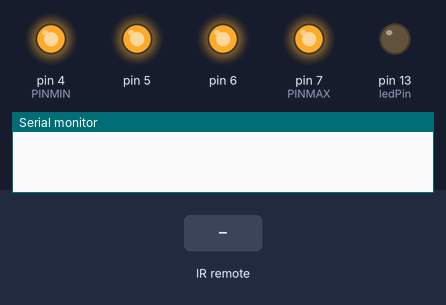
This sketch was run on a simulated Arduino Uno, built with avr-gcc and run on an emulated ATmega328P. On the bench: output pins drawn as LEDs (lit = HIGH), the last lines printed to the serial monitor. The test bench sets the inputs (shaded band).

Above: at 1.2 s.
1.3 s: infrared code 0xB361D78B received
At 2.4 s:
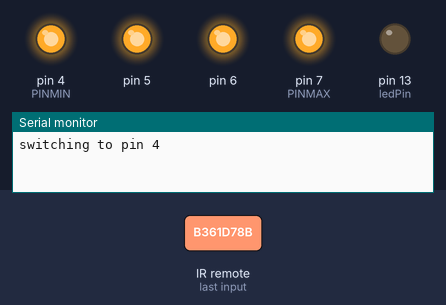
2.8 s: infrared code 0x99FC8EAF received
At 3.6 s:
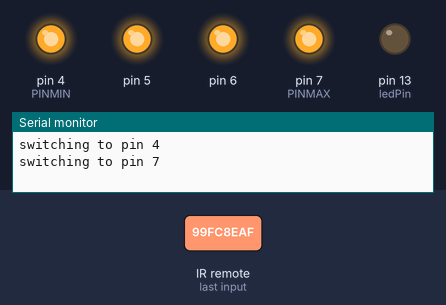
4.3 s: infrared code 0x850576C6 received
At 4.7 s:
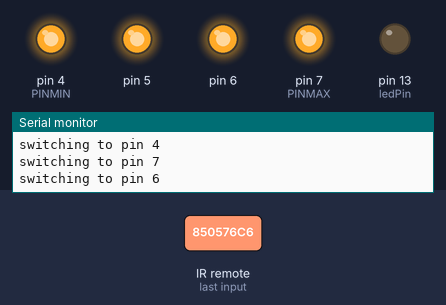
Timing chart, 0 to 7.3 s (numbered marks = the images above; inputs shaded):
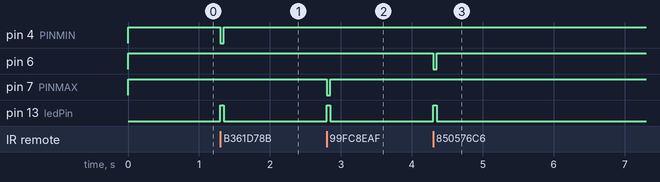

Measured:
- after the input at 1.3 s, pin 4 (PINMIN): HIGH → LOW at once, → HIGH 0.05 s later; pin 13 (ledPin): LOW → HIGH at once, → LOW 0.05 s later
- after the input at 2.8 s, pin 7 (PINMAX): HIGH → LOW at once, → HIGH 0.05 s later; pin 13 (ledPin): LOW → HIGH at once, → LOW 0.05 s later
- after the input at 4.3 s, pin 6: HIGH → LOW at once, → HIGH 0.05 s later; pin 13 (ledPin): LOW → HIGH at once, → LOW 0.05 s later

The sketch:

usbswitchremote.ino
```cpp
#include <IRremote.h>
#include <IRremoteInt.h>


// constants won't change. They're used here to set pin numbers:
const int ledPin =  LED_BUILTIN;      // the number of the LED pin
const int PINMIN = 4;
const int PINMAX = 7;
const int PINIR = 11;

const long IR_CableA = 2495;
const long IR_CableB = 447;
const long IR_GameA = 3009533835;
const long IR_GameB = 2733336051;
const long IR_Aux1A = 2583465647;
const long IR_Aux1B = 2307267863;
const long IR_Aux2A = 2231727814;
const long IR_Aux2B = 720141854;

String inputString = "";         // a String to hold incoming data
bool stringComplete = false;  // whether the string is complete

IRrecv irrecv(PINIR);     // create instance of 'irrecv'
decode_results irDecodeResult;      // create instance of 'decode_results'


void setup() {
  Serial.begin(9600);
  // reserve 200 bytes for the inputString:
  inputString.reserve(200);
  // initialize the LED pin as an output:
  pinMode(ledPin, OUTPUT);

  // IR setup
  irrecv.enableIRIn();

  // initialize output pins
  for( int i=PINMIN; i <= PINMAX; i++ )
  {
    pinMode(i,OUTPUT);
    digitalWrite(i, HIGH);
  }

}

void loop()
{
  if( irrecv.decode(&irDecodeResult)) // have we received an IR signal?
  {
    translateIR(irDecodeResult);
    irrecv.resume();
  }

  if (stringComplete)
  {
    stringComplete = false;
    processCommCommand();
  }
}

void fakePush(int pin)
{
    digitalWrite(ledPin, HIGH);
    Serial.print("switching to pin " );
    Serial.print(pin);
    Serial.print("\n");
    digitalWrite(pin, LOW);
    delay(50);
    digitalWrite(pin, HIGH);
    digitalWrite(ledPin, LOW);
}

void translateIR(decode_results& ir)
{
  switch(ir.value)
  {
    case IR_GameA:
    case IR_GameB:
      fakePush(PINMIN);
      break;
    case IR_CableA:
    case IR_CableB:
      fakePush(PINMIN + 1);
      break;
    case IR_Aux2A:
    case IR_Aux2B:
      fakePush(PINMIN + 2);
      break;
    case IR_Aux1A:
    case IR_Aux1B:
      fakePush(PINMIN + 3);
      break;
    default:
      Serial.print("unknown IR:");
      Serial.println(ir.value);
  }
}

/*
  SerialEvent occurs whenever a new data comes in the hardware serial RX. This
  routine is run between each time loop() runs, so using delay inside loop can
  delay response. Multiple bytes of data may be available.
*/
void serialEvent() {
  while (Serial.available()) {
    // get the new byte:
    char inChar = (char)Serial.read();
    // add it to the inputString:
    inputString += inChar;
    // if the incoming character is a newline, set a flag so the main loop can
    // do something about it:
    if (inChar == '\n') {
      stringComplete = true;
    }
  }
}

void processCommCommand()
{
    int val = inputString.toInt();
    inputString = "";
    if( val > 0 && val <= PINMAX - (PINMAX - PINMIN) )
    {
      fakePush(val + PINMIN - 1);
    }
    else
    {
      Serial.println("DK");
    }
}
```
